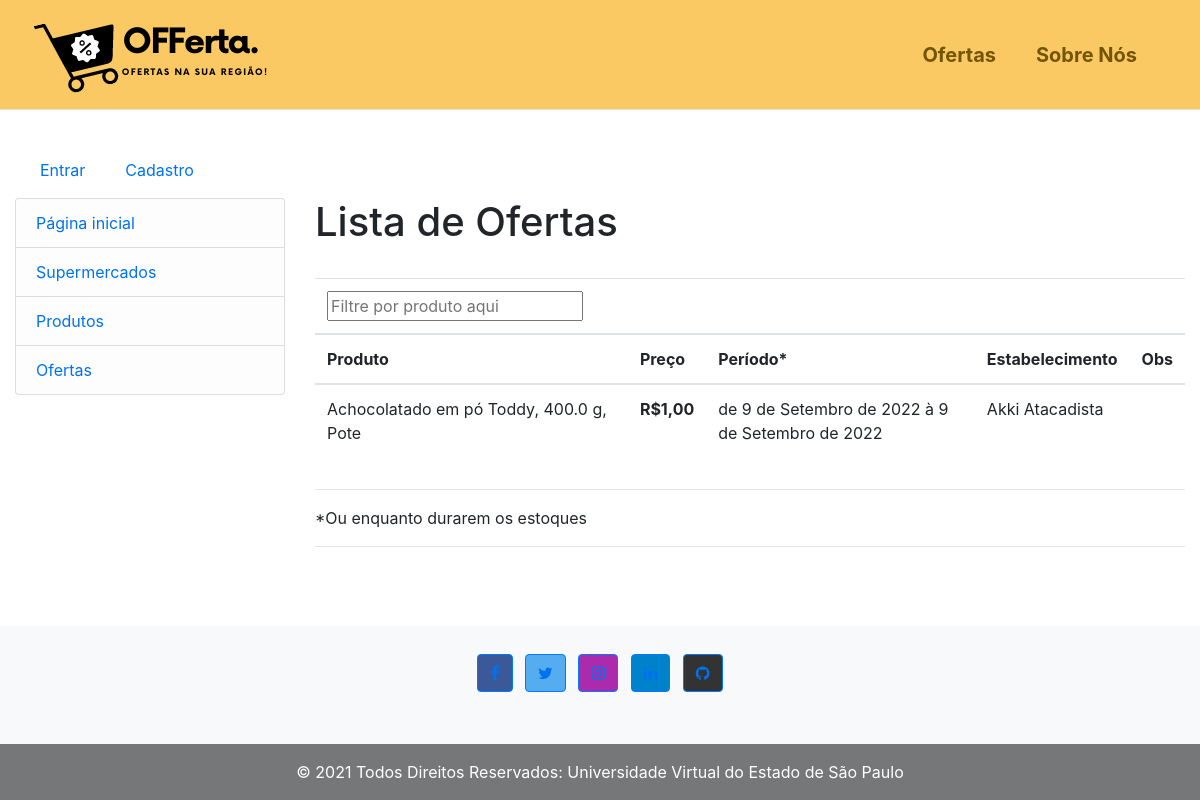
Screenshot of /ofertas/ofertas/ with the database file from the repository.
### ofertas/models.py (models this page shows, shortened)
class Em_Oferta(models.Model):
    sm = models.ForeignKey('Supermercado', on_delete=models.SET_NULL, null=True)
    pd = models.ForeignKey('Produto', on_delete=models.SET_NULL, null=True)
    preco = models.DecimalField(max_digits=10, decimal_places=2)
    inicio = models.DateField(null=True, blank=True)
    fim = models.DateField(null=True, blank=True)
    obs = models.CharField(max_length=50, null=True, blank=True)
    class Meta:
        ordering = ['pd','preco']
        verbose_name = 'Em oferta'
        verbose_name_plural = 'Em oferta'

class Produto(models.Model):
    desc = models.CharField(max_length=50)
    marca = models.CharField(max_length=50)
    qtd = models.FloatField()
    UNIDADES = (
        ('cx','caixa'),
        ('g','grama'),
        ('gl','galão'),
        ('kg','quilo'),
        ('l','litro'),
        ('ml','mililitro'),
        ('pc','pacote'),
        ('pç','peça'),
        ('unid','unidade')
    )
    unid = models.CharField(
        max_length=10,
        choices=UNIDADES
    )
    obs = models.CharField(max_length=50, null=True, blank=True)
    imagem = models.ImageField(upload_to='produtos/%Y/%m/%d', blank=True)
    class Meta:
        ordering = ['desc', 'marca','qtd']
    def __str__(self):
        if self.obs:
            return f'{self.desc} {self.marca}, {self.qtd} {self.unid}, {self.obs}'
        else:
            return f'{self.desc} {self.marca}, {self.qtd} {self.unid}'

class Supermercado(models.Model):
    nome = models.CharField(max_length=50, help_text='Insira o nome de um mercado')
    imagem = models.ImageField(upload_to='supermercados/%Y/%m/%d', blank=True)
    site = models.CharField(max_length=50, help_text='Insira o site com http://', blank=True)
    class Meta:
        ordering = ['nome']
    def __str__(self):
        return self.nome

### ofertas/views.py (the view)
# urls.py: path('ofertas/', views.Em_OfertaListView.as_view(), name='ofertas'),
class Em_OfertaListView(generic.ListView):
	today = date.today()
	model = Em_Oferta
	queryset = Em_Oferta.objects.filter(fim__gte=today)

### ofertas/templates/ofertas/em_oferta_list.html
{% extends "base_generic.html" %}
{% block content %}
  <h1>Lista de Ofertas</h1>
  <br>
  {% if em_oferta_list %}
  <div class="table-responsive">
  <table id="tabela" class="table table-hover"><thead>
	   <tr>
			<th><input type="text" id="txtColuna1" value="" placeholder="Filtre por produto aqui"/></th>
			<th></th>
			<th></th>
			<th></th>
			<th></th>
	  </tr>
      <tr>
        <th>Produto</th>
        <th>Preço</th>
        <th>Período*</th>
		<th>Estabelecimento</th>
		<th>Obs</th>
      </tr>
    </thead>
	<tbody>
	{% for em_oferta in em_oferta_list %}
      <tr>
        <td>{{ em_oferta.pd }}</td>
		<td><strong>R${{ em_oferta.preco }}</strong></td>
		<td>de {{ em_oferta.inicio }} à {{ em_oferta.fim }}</td>
		<td>{{ em_oferta.sm }}</td>
			{% if em_oferta.obs %}
			<td>{{ em_oferta.obs }}</td>
			{% else %}
			<td></td>
			{% endif %}
      </tr>
    {% endfor %}
	</tbody>
	</table>
	</div>
	<hr>
	  <p>*Ou enquanto durarem os estoques</p>
  {% else %}
    <p>Não há ofertas cadastradas.</p>
  {% endif %}
  <hr>
{% endblock %}

### ofertas/static/css/styles.css (style rules this page uses)
h1 { font-size: 40px; }
body { margin: 0; padding: 0; box-sizing: border-box; max-width: 100%; overflow-y: overlay !important; overflow-x: auto; overflow-wrap: break-word; }

### rows the page displays
Em_Oferta: pd "Achocolatado em pó Toddy, 400.0 g, Pote", preco "1,00", inicio "9 de Setembro de 2022", fim "9 de Setembro de 2022", sm "Akki Atacadista"
